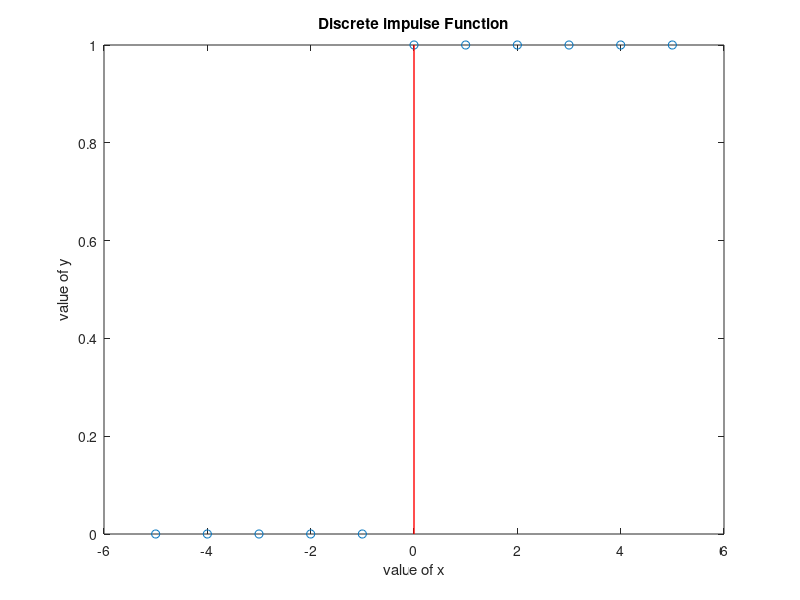

Source code (MATLAB):
clc; clear; close all;
n0 = 0; n1 = -5; n2 = 5;
total_len = abs(n1) + abs(n2) + 1;
x = zeros(2, total_len);
x(1, :) = n1:n2;

ind = 0;
for ii = n1:n2
    ind = ind + 1;
    if ii >= n0
        x(2, ind) = 1;
    else
        x(2, ind) = 0;
    end
end

figure(1)
plot(x(1, :), x(2, :), 'o');
hold on
plot([0, 0], [0, 1], 'r', 'LineWidth', 1)
title('Discrete impulse Function')
xlabel('value of x')
ylabel('value of y')
